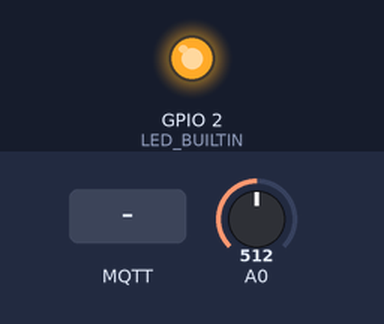
A sketch run on a simulated ESP8266 (NodeMCU). Shown: output pins drawn as LEDs (lit = HIGH, except the on-board LED, lit = LOW). Inputs (shaded band) come from the test bench; at power-on: A0 = 512. WiFi joins after 1.5 s; servers stay silent unless stated; no MQTT or app messages arrive unless stated; what the sketch prints to the serial monitor is not drawn.

Above: at 2.7 s.
2.8 s: MQTT message "1" arrives on the first subscribed topic
At 3.6 s:
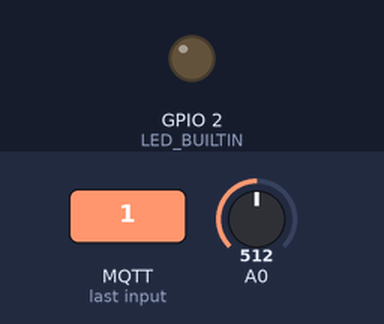
4.3 s: MQTT message "2" arrives on the first subscribed topic
At 4.7 s:
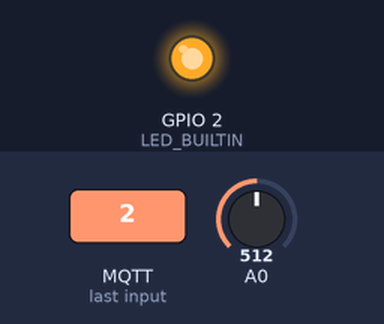
Timing chart, 0 to 7.3 s (numbered marks = the images above; inputs shaded):
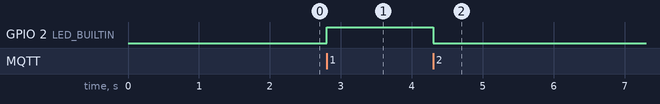

Measured:
- after the input at 2.8 s, GPIO 2 (LED_BUILTIN): LOW → HIGH at once
- after the input at 4.3 s, GPIO 2 (LED_BUILTIN): HIGH → LOW at once

The sketch:

TestingAnalogUI.ino
```cpp
#include<ESP8266WiFi.h>
#include<PubSubClient.h>
unsigned long lastPub=0;
int pubTime=3000;
void callback(char *topic, byte *payload, unsigned int len)
{
  Serial.print("MQTT Message was received[");
  Serial.print(topic);
  Serial.println("]");
  Serial.println(payload[0]);

  if(payload[0]==49)
  digitalWrite(LED_BUILTIN, HIGH);
  else if(payload[0]==50)
  digitalWrite(LED_BUILTIN, LOW);
}

const char *mqtt_server="broker.hivemq.com";
const char *ssid = "yourssid";
const char *pass = "yourpswd";
WiFiClient NodeMcuClient;
PubSubClient client(mqtt_server, 1883, callback, NodeMcuClient);


void setup() {
Serial.begin(9600);
pinMode(2,OUTPUT);
Serial.println("Connecting to....");
Serial.println(ssid);
WiFi.begin(ssid, pass);

while(WiFi.status() !=WL_CONNECTED)
{
  delay(500);
  Serial.print(".");
}
Serial.println("WiFi Connected");
int Status=client.connect("6d5d630c85054781b7484a67b76cfd62.s1.eu.hivemq.cloud");
if(Status==1)
{
  Serial.println("MQTT Connected");
  client.subscribe("INTERNAL_LED");
}

}

void loop() {

if(!client.connected())
{
int Status=client.connect("6d5d630c85054781b7484a67b76cfd62.s1.eu.hivemq.cloud");
if(Status==1)
{
  Serial.println("MQTT Connected");
  client.subscribe("INTERNAL_LED");
}
}
client.loop();
unsigned long now = millis();
if(now-lastPub>=pubTime)
{
lastPub= now;
int Pot= analogRead(A0);
client.publish("PotValue", String(Pot).c_str());
}
}
```
